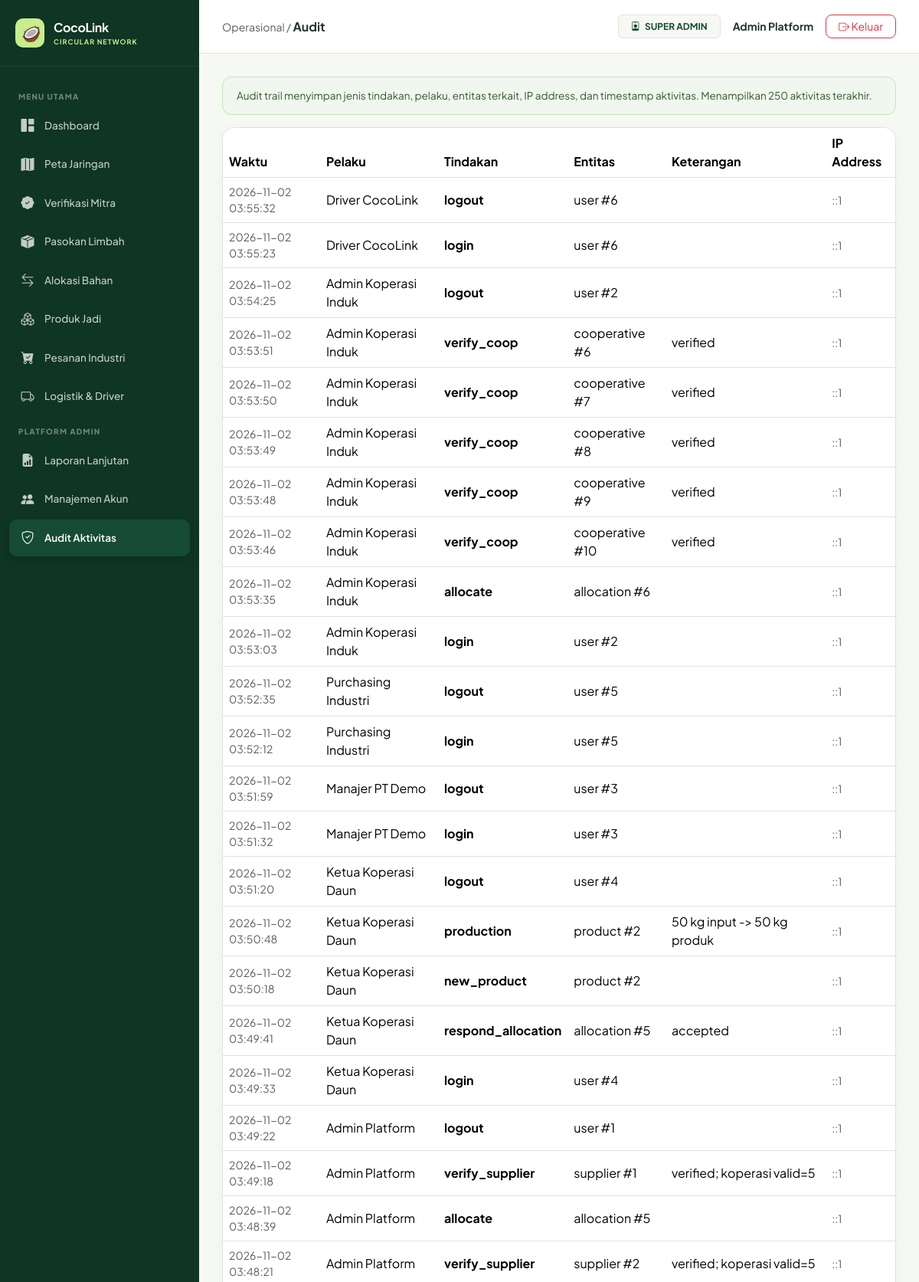
The app's page /index.php?page=audit (signed in, upper part) with its own data.
### tables this page shows
CREATE TABLE `users` (
  `id` bigint(20) UNSIGNED NOT NULL,
  `name` varchar(120) NOT NULL,
  `email` varchar(190) NOT NULL,
  `password_hash` varchar(255) NOT NULL,
  `role` enum('super_admin','induk','supplier','coop','buyer','driver') NOT NULL,
  `supplier_id` bigint(20) UNSIGNED DEFAULT NULL,
  `coop_id` bigint(20) UNSIGNED DEFAULT NULL,
  `buyer_id` bigint(20) UNSIGNED DEFAULT NULL,
  `is_active` tinyint(1) NOT NULL DEFAULT 1,
  `created_at` timestamp NOT NULL DEFAULT current_timestamp()
);

CREATE TABLE `audit_logs` (
  `id` bigint(20) UNSIGNED NOT NULL,
  `user_id` bigint(20) UNSIGNED DEFAULT NULL,
  `action` varchar(90) NOT NULL,
  `entity_type` varchar(60) NOT NULL,
  `entity_id` bigint(20) UNSIGNED DEFAULT NULL,
  `details` text DEFAULT NULL,
  `ip` varchar(45) DEFAULT NULL,
  `created_at` timestamp NOT NULL DEFAULT current_timestamp()
);

### index.php (called while the page is built, shortened)
<?php
require __DIR__ . '/app/bootstrap.php';
require __DIR__ . '/app/actions.php';
require __DIR__ . '/app/views/layout.php';
$page = (string)($_GET['page'] ?? 'home');
try {
    $u = current_user();
    render_page($page, $u);
} catch (Throwable $ex) {
    try {
        if (db()->inTransaction()) {
            db()->rollBack();
        }
    } catch (Throwable $ignored) {}
    $error = $ex instanceof PDOException
        ? 'Koneksi atau operasi database gagal. Pastikan MySQL aktif di XAMPP, database cocolink sudah terimpor, dan data tidak duplikat.'
        : $ex->getMessage();
    if ($_SERVER['REQUEST_METHOD'] === 'POST') {
        $back = (string)($_GET['page'] ?? 'dashboard');
        if (!preg_match('/^[a-z_]+$/', $back)) {
            $back = 'dashboard';
        }
        flash($error, 'danger');
        redirect($back);
    }
    http_response_code(400);
?>
<!doctype html>
<html lang="id">
<head>
    <meta charset="utf-8">
    <meta name="viewport" content="width=device-width, initial-scale=1">
    <title>CoCoLink &bull; Kesalahan Sistem</title>
    <link href="https://cdn.jsdelivr.net/npm/bootstrap@5.3.2/dist/css/bootstrap.min.css" rel="stylesheet">
    <link rel="stylesheet" href="https://cdn.jsdelivr.net/npm/bootstrap-icons@1.11.2/font/bootstrap-icons.min.css">
</head>
<body style="background:#F6F8F4; padding:60px 20px;">
    <div class="container" style="max-width: 600px;">
        <div class="card shadow-sm border-danger">
            <div class="card-body p-4 text-center">
                <div class="display-4 text-danger mb-3"><i class="bi bi-exclamation-triangle-fill"></i></div>
                <h4 class="fw-bold text-dark">Tidak Dapat Membuka Halaman</h4>
                <p class="text-muted mt-3 mb-4"><?= e($error) ?></p>
                <a href="<?= e(url('dashboard')) ?>" class="btn btn-success fw-bold px-4" style="background:#164B35; border:none; border-radius:10px;">
                    <i class="bi bi-house-door-fill me-1"></i> Kembali ke Dashboard
                </a>
            </div>
        </div>
    </div>
</body>
</html>
<?php
}

### app/bootstrap.php (called while the page is built, shortened)
<?php
$config = require __DIR__ . '/../config/config.php';
function db(): PDO {
    global $config;
    static $pdo = null;
    if ($pdo === null) {
        $pdo = new PDO(
            'mysql:host=' . $config['db_host'] . ';port=' . $config['db_port'] . ';dbname=' . $config['db_name'] . ';charset=utf8mb4',
            $config['db_user'],
            $config['db_password'],
            [
                PDO::ATTR_ERRMODE            => PDO::ERRMODE_EXCEPTION,
                PDO::ATTR_DEFAULT_FETCH_MODE => PDO::FETCH_ASSOC,
                PDO::ATTR_EMULATE_PREPARES   => false
            ]
        );
    }
    return $pdo;
}
function sql(string $query, array $params = []): PDOStatement {
    $st = db()->prepare($query);
    $st->execute($params);
    return $st;
}
function rows(string $query, array $params = []): array {
    return sql($query, $params)->fetchAll();
}
function one(string $query, array $params = []): ?array {
    $r = sql($query, $params)->fetch();
    return $r ?: null;
}
function e(mixed $v): string {
    return htmlspecialchars((string)($v ?? ''), ENT_QUOTES | ENT_SUBSTITUTE, 'UTF-8');
}
function app_base(): string {
    $dir = str_replace('\\', '/', dirname($_SERVER['SCRIPT_NAME'] ?? '/index.php'));
    return ($dir === '/' || $dir === '.') ? '' : rtrim($dir, '/');
}
function url(string $page = 'dashboard', array $args = []): string {
    return app_base() . '/index.php?' . http_build_query(array_merge(['page' => $page], $args));
}
function current_user(): ?array {
    $u = one('SELECT * FROM users WHERE id=?', [(int)$_SESSION['uid']]);
    return $u;
}
function is_manager(?array $u = null): bool {
    $u ??= current_user();
    return $u && in_array($u['role'], ['super_admin', 'induk'], true);
}
?>

### app/views/pages/audit.php (the view, shortened to what this page needs)
<?php
function page_audit(): void {
    $logs = rows('SELECT l.*, u.name AS user_name FROM audit_logs l LEFT JOIN users u ON u.id=l.user_id ORDER BY l.id DESC LIMIT 250');
?>
<div class="notice mb-3">
    Audit trail menyimpan jenis tindakan, pelaku, entitas terkait, IP address, dan timestamp aktivitas. Menampilkan 250 aktivitas terakhir.
</div>
<div class="panel bg-white border" style="border-radius:16px; overflow:hidden;">
    <div class="table-responsive">
        <table class="table table-hover align-middle mb-0">
            <thead>
                <tr>
                    <th>Waktu</th>
                    <th>Pelaku</th>
                    <th>Tindakan</th>
                    <th>Entitas</th>
                    <th>Keterangan</th>
                    <th>IP Address</th>
                </tr>
            </thead>
            <tbody>
            <?php foreach ($logs as $l): ?>
                <tr>
                    <td class="small text-muted"><?= e($l['created_at']) ?></td>
                    <td><?= e($l['user_name'] ?? 'Sistem') ?></td>
                    <td class="fw-bold"><?= e($l['action']) ?></td>
                    <td><?= e($l['entity_type'] . ' #' . $l['entity_id']) ?></td>
                    <td><?= e($l['details']) ?></td>
                    <td class="small text-muted"><?= e($l['ip']) ?></td>
                </tr>
            <?php endforeach; ?>
            </tbody>
        </table>
    </div>
</div>
<?php } ?>

### app/views/layout.php (shortened to what this page needs)
<?php
function render_layout(string $title, string $page, array $u, callable $content): void {
?>
<!DOCTYPE html>
<html lang="id">
<head>
    <link href="https://cdn.jsdelivr.net/npm/bootstrap@5.3.2/dist/css/bootstrap.min.css" rel="stylesheet">
    <link rel="stylesheet" href="https://cdn.jsdelivr.net/npm/bootstrap-icons@1.11.2/font/bootstrap-icons.min.css">
</head>
<body>
    <div class="app-wrapper">
        <aside class="app-sidebar">
            <div class="sidebar-brand">
                <div class="logo-icon"><i class="bi bi-circle-styled">🥥</i></div>
                <div>
                    <div class="fw-bold" style="font-size: 16px; letter-spacing: -0.3px;">CocoLink</div>
                    <div style="font-size: 9px; color: var(--coco-accent); letter-spacing: 1px; font-weight: 700;">CIRCULAR NETWORK</div>
                </div>
            </div>
            <ul class="sidebar-menu">
                <li class="menu-header">Menu Utama</li>
                <li><a href="<?= e(url('dashboard')) ?>" class="<?= $page === 'dashboard' ? 'active' : '' ?>"><i class="bi bi-grid-1x2-fill"></i> Dashboard</a></li>
                <li><a href="<?= e(url('maps')) ?>" class="<?= $page === 'maps' ? 'active' : '' ?>"><i class="bi bi-map-fill"></i> Peta Jaringan</a></li>
                <?php if (is_manager($u)): ?>
                    <li><a href="<?= e(url('verification')) ?>" class="<?= $page === 'verification' ? 'active' : '' ?>"><i class="bi bi-patch-check-fill"></i> Verifikasi Mitra</a></li>
                <?php endif; ?>
                <?php if (is_manager($u) || $u['role'] === 'supplier'): ?>
                    <li><a href="<?= e(url('batches')) ?>" class="<?= $page === 'batches' ? 'active' : '' ?>"><i class="bi bi-box-seam-fill"></i> Pasokan Limbah</a></li>
                <?php endif; ?>
                <?php if (is_manager($u) || $u['role'] === 'supplier' || $u['role'] === 'coop'): ?>
                    <li><a href="<?= e(url('allocations')) ?>" class="<?= $page === 'allocations' ? 'active' : '' ?>"><i class="bi bi-arrow-left-right"></i> Alokasi Bahan</a></li>
                <?php endif; ?>
                <?php if (is_manager($u) || $u['role'] === 'coop'): ?>
                    <li><a href="<?= e(url('products')) ?>" class="<?= $page === 'products' ? 'active' : '' ?>"><i class="bi bi-boxes"></i> Produk Jadi</a></li>
                <?php endif; ?>
                <?php if (is_manager($u) || $u['role'] === 'buyer'): ?>
                    <li><a href="<?= e(url('orders')) ?>" class="<?= $page === 'orders' ? 'active' : '' ?>"><i class="bi bi-cart-check-fill"></i> Pesanan Industri</a></li>
                <?php endif; ?>
                <li><a href="<?= e(url('shipments')) ?>" class="<?= $page === 'shipments' ? 'active' : '' ?>"><i class="bi bi-truck"></i> Logistik & Driver</a></li>
                <?php if (is_manager($u)): ?>
                    <li class="menu-header">Platform Admin</li>
                    <li><a href="<?= e(url('reports')) ?>" class="<?= $page === 'reports' ? 'active' : '' ?>"><i class="bi bi-file-earmark-bar-graph-fill"></i> Laporan Lanjutan</a></li>
                    <?php if ($u['role'] === 'super_admin'): ?>
                        <li><a href="<?= e(url('accounts')) ?>" class="<?= $page === 'accounts' ? 'active' : '' ?>"><i class="bi bi-people-fill"></i> Manajemen Akun</a></li>
                        <li><a href="<?= e(url('audit')) ?>" class="<?= $page === 'audit' ? 'active' : '' ?>"><i class="bi bi-shield-check"></i> Audit Aktivitas</a></li>
                    <?php endif; ?>
                <?php endif; ?>
            </ul>
        </aside>
        <div class="app-main">
            <header class="app-header">
                <div>
                    <span class="text-muted small">Operasional / </span>
                    <span class="fw-bold text-capitalize"><?= str_replace('_', ' ', $page) ?></span>
                </div>
                <div class="d-flex align-items-center gap-3">
                    <span class="badge px-3 py-2" style="background:#F6F8F4; color:#164B35; border:1px solid #DCE6D9; font-weight:700;">
                        <i class="bi bi-person-badge me-1"></i> <?= e(str_replace('_', ' ', strtoupper($u['role']))) ?>
                    </span>
                    <div class="fw-bold" style="font-size:14px;"><?= e($u['name']) ?></div>
                    <form method="post" action="<?= e(url('logout')) ?>" style="margin:0;">
                        <button class="btn btn-sm btn-outline-danger px-3" style="border-radius:8px;"><i class="bi bi-box-arrow-right"></i> Keluar</button>
                    </form>
                </div>
            </header>
            <main class="app-content">
                <?php $content(); ?>
            </main>
        </div>
    </div>
</body>
</html>
<?php
}
?>

### app/views/layout.php (style rules this page uses)
:root { --coco-primary: #164B35; --coco-primary-dark: #0F3525; --coco-accent: #C7ED8D; --coco-bg: #F6F8F4; --coco-border: #DCE6D9; --coco-text: #24362E; --sidebar-width: 260px; }
body { font-family: 'Plus Jakarta Sans', -apple-system, BlinkMacSystemFont, sans-serif; background-color: var(--coco-bg); color: var(--coco-text); margin: 0; padding: 0; overflow-x: hidden; }
.app-wrapper { display: flex; min-height: 100vh; width: 100vw; }
.app-sidebar { width: var(--sidebar-width); background-color: var(--coco-primary-dark); color: #ffffff; flex-shrink: 0; display: flex; flex-direction: column; position: fixed; top: 0; bottom: 0; left: 0; z-index: 100; overflow-y: auto; }
.app-main { flex-grow: 1; margin-left: var(--sidebar-width); min-width: 0; display: flex; flex-direction: column; }
.app-header { height: 70px; background: #ffffff; border-bottom: 1px solid var(--coco-border); display: flex; align-items: center; justify-content: space-between; padding: 0 30px; position: sticky; top: 0; z-index: 90; }
.app-content { padding: 30px; flex-grow: 1; }
.sidebar-brand { padding: 24px 20px; display: flex; align-items: center; gap: 12px; border-bottom: 1px solid rgba(255,255,255,0.08); }
.sidebar-brand .logo-icon { width: 38px; height: 38px; background: var(--coco-accent); border-radius: 10px; display: flex; align-items: center; justify-content: center; color: var(--coco-primary-dark); font-size: 20px; }
.sidebar-menu { padding: 20px 12px; list-style: none; margin: 0; flex-grow: 1; }
.sidebar-menu .menu-header { font-size: 10px; font-weight: 800; text-transform: uppercase; letter-spacing: 1.2px; color: rgba(255,255,255,0.4); padding: 12px 12px 6px; }
.sidebar-menu a { display: flex; align-items: center; gap: 12px; padding: 11px 14px; color: rgba(255,255,255,0.75); text-decoration: none; border-radius: 10px; font-size: 13.5px; font-weight: 500; transition: all 0.2s ease; margin-bottom: 3px; }
.sidebar-menu a.active { color: #ffffff; background: var(--coco-primary); font-weight: 600; box-shadow: 0 4px 12px rgba(0,0,0,0.15); }
.sidebar-menu a i { font-size: 17px; width: 20px; text-align: center; }
.panel { background: #ffffff; border: 1px solid var(--coco-border); border-radius: 16px; box-shadow: 0 4px 20px rgba(22, 75, 53, 0.03); }
.notice { background: #F0F7EE; border: 1px solid #C4E3BC; border-radius: 12px; padding: 14px 18px; font-size: 13.5px; color: #2D5A27; }

### records on screen
users: role "SUPER ADMIN", name "Admin Platform"
audit_logs: created_at "2026-11-02 03:55:32", user.name "Driver CocoLink", action "logout", entity_type+entity "user #6", ip "::1"
audit_logs: created_at "2026-11-02 03:55:23", user.name "Driver CocoLink", action "login", entity_type+entity "user #6", ip "::1"
audit_logs: created_at "2026-11-02 03:54:25", user.name "Admin Koperasi Induk", action "logout", entity_type+entity "user #2", ip "::1"
audit_logs: created_at "2026-11-02 03:53:51", user.name "Admin Koperasi Induk", action "verify_coop", entity_type+entity "cooperative #6", details "verified", ip "::1"
audit_logs: created_at "2026-11-02 03:53:50", user.name "Admin Koperasi Induk", action "verify_coop", entity_type+entity "cooperative #7", details "verified", ip "::1"
audit_logs: created_at "2026-11-02 03:53:49", user.name "Admin Koperasi Induk", action "verify_coop", entity_type+entity "cooperative #8", details "verified", ip "::1"
audit_logs: created_at "2026-11-02 03:53:48", user.name "Admin Koperasi Induk", action "verify_coop", entity_type+entity "cooperative #9", details "verified", ip "::1"
audit_logs: created_at "2026-11-02 03:53:46", user.name "Admin Koperasi Induk", action "verify_coop", entity_type+entity "cooperative #10", details "verified", ip "::1"
audit_logs: created_at "2026-11-02 03:53:35", user.name "Admin Koperasi Induk", action "allocate", entity_type+entity "allocation #6", ip "::1"
audit_logs: created_at "2026-11-02 03:53:03", user.name "Admin Koperasi Induk", action "login", entity_type+entity "user #2", ip "::1"
audit_logs: created_at "2026-11-02 03:52:35", user.name "Purchasing Industri", action "logout", entity_type+entity "user #5", ip "::1"
audit_logs: created_at "2026-11-02 03:52:12", user.name "Purchasing Industri", action "login", entity_type+entity "user #5", ip "::1"
audit_logs: created_at "2026-11-02 03:51:59", user.name "Manajer PT Demo", action "logout", entity_type+entity "user #3", ip "::1"
audit_logs: created_at "2026-11-02 03:51:32", user.name "Manajer PT Demo", action "login", entity_type+entity "user #3", ip "::1"
audit_logs: created_at "2026-11-02 03:51:20", user.name "Ketua Koperasi Daun", action "logout", entity_type+entity "user #4", ip "::1"
audit_logs: created_at "2026-11-02 03:50:48", user.name "Ketua Koperasi Daun", action "production", entity_type+entity "product #2", details "50 kg input -> 50 kg produk", ip "::1"
audit_logs: created_at "2026-11-02 03:50:18", user.name "Ketua Koperasi Daun", action "new_product", entity_type+entity "product #2", ip "::1"
audit_logs: created_at "2026-11-02 03:49:41", user.name "Ketua Koperasi Daun", action "respond_allocation", entity_type+entity "allocation #5", details "accepted", ip "::1"
audit_logs: created_at "2026-11-02 03:49:33", user.name "Ketua Koperasi Daun", action "login", entity_type+entity "user #4", ip "::1"
audit_logs: created_at "2026-11-02 03:49:22", user.name "Admin Platform", action "logout", entity_type+entity "user #1", ip "::1"
audit_logs: created_at "2026-11-02 03:49:18", user.name "Admin Platform", action "verify_supplier", entity_type+entity "supplier #1", details "verified; koperasi valid=5", ip "::1"
audit_logs: created_at "2026-11-02 03:48:39", user.name "Admin Platform", action "allocate", entity_type+entity "allocation #5", ip "::1"
audit_logs: created_at "2026-11-02 03:48:21", user.name "Admin Platform", action "verify_supplier", entity_type+entity "supplier #2", details "verified; koperasi valid=5", ip "::1"

### other values on screen
str_replace('_', ' ', $page) "Audit"
